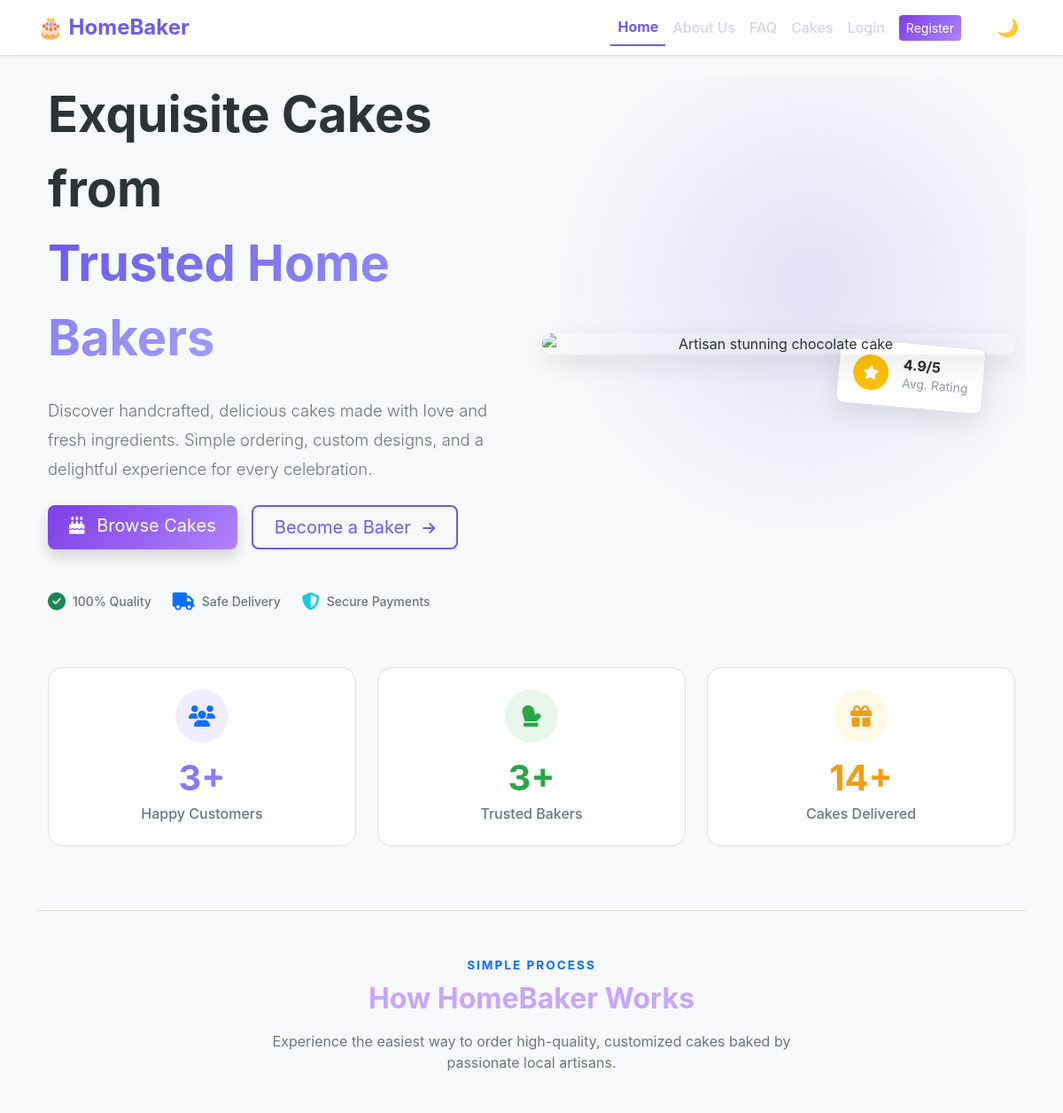
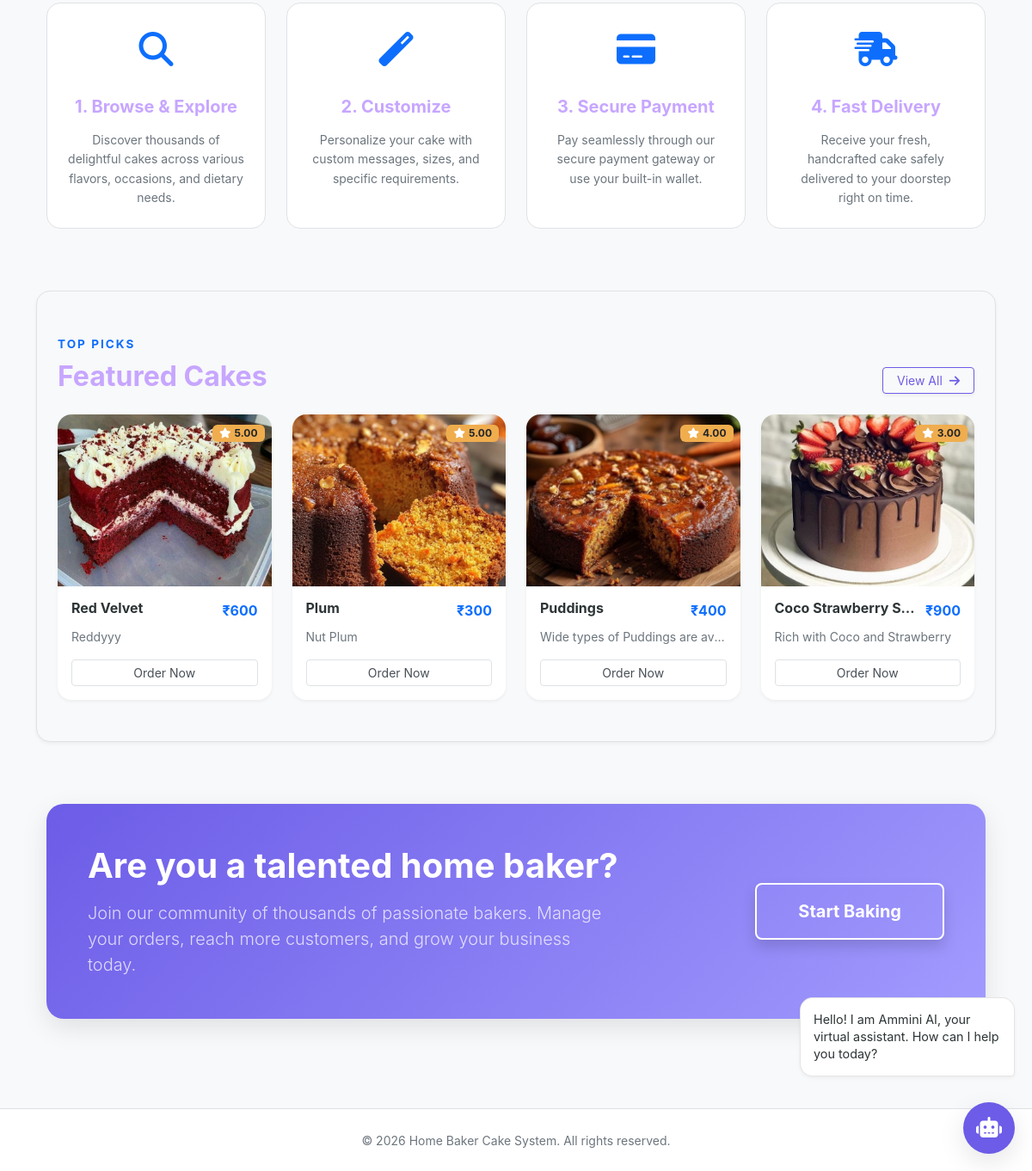
The page / on the database its author committed (2 pictures, top to bottom).
### main/models.py (models this page shows, shortened)
class Cake(models.Model):
    FLAVOR_CHOICES = [
        ('chocolate', 'Chocolate'),
        ('vanilla', 'Vanilla'),
        ('red_velvet', 'Red Velvet'),
        ('strawberry', 'Strawberry'),
        ('butterscotch', 'Butterscotch'),
        ('fruit', 'Fruit'),
        ('black_forest', 'Black Forest'),
        ('pineapple', 'Pineapple'),
        ('mango', 'Mango'),
    ]
    OCCASION_CHOICES = [
        ('birthday', 'Birthday'),
        ('wedding', 'Wedding'),
        ('anniversary', 'Anniversary'),
        ('graduation', 'Graduation'),
        ('custom', 'Custom'),
        ('festival', 'Festival'),
    ]
    name = models.CharField(max_length=200)
    flavor = models.CharField(max_length=50, choices=FLAVOR_CHOICES)
    occasion = models.CharField(max_length=50, choices=OCCASION_CHOICES)
    price = models.DecimalField(max_digits=10, decimal_places=2, validators=[MinValueValidator(0)])
    image = models.ImageField(upload_to='cakes/', blank=True, null=True)
    image_url = models.URLField(blank=True, null=True, help_text="External image URL if not uploading")
    description = models.TextField(blank=True)
    is_available = models.BooleanField(default=True)
    baker = models.ForeignKey(User, on_delete=models.SET_NULL, null=True, blank=True, related_name='cakes', help_text="Baker who created this cake")
    views_count = models.PositiveIntegerField(default=0)
    order_count = models.PositiveIntegerField(default=0)
    average_rating = models.DecimalField(max_digits=3, decimal_places=2, default=0.00)
    total_reviews = models.IntegerField(default=0)
    created_at = models.DateTimeField(auto_now_add=True)
    updated_at = models.DateTimeField(auto_now=True)
    class Meta:
        ordering = ['-created_at']
        verbose_name = "Cake"
        verbose_name_plural = "Cakes"

### main/views_customer.py (the view, shortened to what this page needs)
# urls.py: path('', home, name='home'),
def home(request):
    featured_cakes = Cake.objects.filter(
        is_available=True,
        baker__profile__baker_profile__status='approved'
    ).order_by('-average_rating', '-order_count')[:6]
    trending_cakes = RecommendationEngine.get_trending_cakes(limit=4)
    total_customers = UserProfile.objects.filter(role='customer').count()
    total_bakers = BakerProfile.objects.filter(status='approved').count()
    cakes_delivered = Order.objects.filter(status='delivered').count()
    from .models import WebsiteReview
    website_reviews = WebsiteReview.objects.filter(is_approved=True).order_by('-rating', '-created_at')[:3]
    context = {
        'featured_cakes': featured_cakes,
        'trending_cakes': trending_cakes,
        'total_customers': total_customers,
        'total_bakers': total_bakers,
        'cakes_delivered': cakes_delivered,
        'website_reviews': website_reviews,
    }
    return render(request, 'home.html', context)

### templates/home.html (shortened to what this page needs)
{% extends 'base.html' %}
{% block content %}
<div class="hero-section">
    <div class="hero-bg-blob"></div>
    <div class="container hero-content">
        <div class="row align-items-center">
            <div class="col-lg-6 mb-5 mb-lg-0 pe-lg-5">
                <h1 class="fw-bold display-4 mb-4 lh-base" style="color: var(--text-primary);">
                    Exquisite Cakes from <br>
                    <span class="text-gradient">Trusted Home Bakers</span>
                </h1>
                <p class="lead text-muted mb-4" style="line-height: 1.8; font-size: 1.15rem;">
                    Discover handcrafted, delicious cakes made with love and fresh ingredients. Simple ordering, custom designs, and a delightful experience for every celebration.
                </p>
                <div class="d-flex flex-wrap gap-3">
                    <a href="{% url 'cakes' %}" class="btn btn-primary btn-lg px-4 shadow">
                        <i class="fas fa-birthday-cake me-2"></i> Browse Cakes
                    </a>
                    <a href="{% url 'register' %}" class="btn btn-outline-primary btn-lg px-4 bg-transparent border-2">
                        Become a Baker <i class="fas fa-arrow-right ms-2 fs-6"></i>
                    </a>
                </div>
                <div class="mt-5 d-flex flex-wrap align-items-center gap-4 text-muted small fw-medium">
                    <div class="d-flex align-items-center">
                        <i class="fas fa-check-circle text-success me-2 fs-5"></i> 100% Quality
                    </div>
                    <div class="d-flex align-items-center">
                        <i class="fas fa-truck text-primary me-2 fs-5"></i> Safe Delivery
                    </div>
                    <div class="d-flex align-items-center">
                        <i class="fas fa-shield-alt text-info me-2 fs-5"></i> Secure Payments
                    </div>
                </div>
            </div>
            <div class="col-lg-6 text-center position-relative">
                <div class="position-absolute top-0 end-0 translate-middle-y mt-5 me-5 z-index-2 d-none d-md-block" style="animation: slideUpFadeOutFloat 3s infinite ease-in-out;">
                    <div class="bg-white rounded-3 shadow-lg p-3 d-flex align-items-center border border-light" style="transform: rotate(5deg);">
                        <div class="bg-warning text-white rounded-circle p-2 me-3 d-flex align-items-center justify-content-center" style="width: 40px; height: 40px;">
                            <i class="fas fa-star border-0"></i>
                        </div>
                        <div class="text-start">
                            <div class="fw-bold text-dark mb-0 lh-1">4.9/5</div>
                            <small class="text-muted text-dark opacity-75">Avg. Rating</small>
                        </div>
                    </div>
                </div>
                <img src="https://images.unsplash.com/photo-1578985545062-69928b1d9587?w=1000&auto=format&fit=crop"
                    class="img-fluid rounded-4 shadow-lg"
                    alt="Artisan stunning chocolate cake"
                    style="max-height: 550px; width: 100%; object-fit: cover; display: block; filter: contrast(1.05) brightness(1.02);">
            </div>
        </div>
    </div>
</div>
<div class="container mb-5 pb-4">
    <div class="row g-4 justify-content-center text-center">
        <div class="col-md-4 col-sm-6">
            <div class="stat-card p-4 h-100">
                <div class="stat-icon-wrapper mx-auto text-primary">
                    <i class="fas fa-users"></i>
                </div>
                <h3 class="fw-bold display-6 mb-1 text-gradient">{{ total_customers|default:"1000" }}+</h3>
                <p class="text-muted mb-0 fw-medium">Happy Customers</p>
            </div>
        </div>
        <div class="col-md-4 col-sm-6">
            <div class="stat-card p-4 h-100">
                <div class="stat-icon-wrapper mx-auto text-success" style="background-color: rgba(40,167,69,0.1); color: #28a745;">
                    <i class="fas fa-mitten" style="color: #28a745;"></i>
                </div>
                <h3 class="fw-bold display-6 mb-1" style="color: #28a745;">{{ total_bakers|default:"50" }}+</h3>
                <p class="text-muted mb-0 fw-medium">Trusted Bakers</p>
            </div>
        </div>
        <div class="col-md-4 col-sm-6">
            <div class="stat-card p-4 h-100">
                <div class="stat-icon-wrapper mx-auto text-warning" style="background-color: rgba(255,193,7,0.1); color: #f39c12;">
                    <i class="fas fa-gift" style="color: #f39c12;"></i>
                </div>
                <h3 class="fw-bold display-6 mb-1" style="color: #f39c12;">{{ cakes_delivered|default:"5000" }}+</h3>
                <p class="text-muted mb-0 fw-medium">Cakes Delivered</p>
            </div>
        </div>
    </div>
</div>
<div class="container py-5 my-3 border-top border-opacity-10">
    <div class="text-center mb-5">
        <span class="text-primary fw-bold text-uppercase tracking-wide" style="letter-spacing: 2px; font-size: 0.85rem;">Simple Process</span>
        <h2 class="fw-bold mt-2 mb-3">How HomeBaker Works</h2>
        <p class="text-muted mx-auto" style="max-width: 600px;">Experience the easiest way to order high-quality, customized cakes baked by passionate local artisans.</p>
    </div>
    <div class="row g-4">
        <div class="col-md-3 col-sm-6">
            <div class="feature-card p-4 text-center">
                <div class="mb-4 text-primary" style="font-size: 2.5rem;">
                    <i class="fas fa-search"></i>
                </div>
                <h5 class="fw-bold mb-3">1. Browse &amp; Explore</h5>
                <p class="text-muted mb-0 small" style="line-height: 1.6;">Discover thousands of delightful cakes across various flavors, occasions, and dietary needs.</p>
            </div>
        </div>
        <div class="col-md-3 col-sm-6">
            <div class="feature-card p-4 text-center">
                <div class="mb-4 text-primary" style="font-size: 2.5rem;">
                    <i class="fas fa-magic"></i>
                </div>
                <h5 class="fw-bold mb-3">2. Customize</h5>
                <p class="text-muted mb-0 small" style="line-height: 1.6;">Personalize your cake with custom messages, sizes, and specific requirements.</p>
            </div>
        </div>
        <div class="col-md-3 col-sm-6">
            <div class="feature-card p-4 text-center">
                <div class="mb-4 text-primary" style="font-size: 2.5rem;">
                    <i class="fas fa-credit-card"></i>
                </div>
                <h5 class="fw-bold mb-3">3. Secure Payment</h5>
                <p class="text-muted mb-0 small" style="line-height: 1.6;">Pay seamlessly through our secure payment gateway or use your built-in wallet.</p>
            </div>
        </div>
        <div class="col-md-3 col-sm-6">
            <div class="feature-card p-4 text-center">
                <div class="mb-4 text-primary" style="font-size: 2.5rem;">
                    <i class="fas fa-shipping-fast"></i>
                </div>
                <h5 class="fw-bold mb-3">4. Fast Delivery</h5>
                <p class="text-muted mb-0 small" style="line-height: 1.6;">Receive your fresh, handcrafted cake safely delivered to your doorstep right on time.</p>
            </div>
        </div>
    </div>
</div>
{% if featured_cakes %}
<div class="container py-5 my-4 bg-light rounded-4 px-4 border shadow-sm">
    <div class="d-flex justify-content-between align-items-end mb-4">
        <div>
            <span class="text-primary fw-bold text-uppercase tracking-wide" style="letter-spacing: 2px; font-size: 0.85rem;">Top Picks</span>
            <h2 class="fw-bold mt-2 mb-0">Featured Cakes</h2>
        </div>
        <a href="{% url 'cakes' %}" class="btn d-none d-sm-inline-block btn-sm btn-outline-primary shadow-sm px-3">View All <i class="fas fa-arrow-right ms-1"></i></a>
    </div>
    <div class="row g-4">
        {% for cake in featured_cakes|slice:":4" %}
        <div class="col-lg-3 col-md-6 border-0">
            <div class="cake-card h-100 shadow-sm border-0">
                <div class="position-relative overflow-hidden">
                    {% if cake.image %}
                    <img src="{{ cake.image.url }}" alt="{{ cake.name }}" style="height: 200px; width: 100%; object-fit: cover;" class="img-fluid w-100">
                    {% elif cake.image_url %}
                    <img src="{{ cake.image_url }}" alt="{{ cake.name }}" style="height: 200px; width: 100%; object-fit: cover;" class="img-fluid w-100">
                    {% else %}
                    <div class="bg-secondary text-white d-flex align-items-center justify-content-center w-100" style="height: 200px;">
                        <i class="fas fa-birthday-cake fa-3x opacity-50"></i>
                    </div>
                    {% endif %}
                    <div class="position-absolute top-0 end-0 m-2">
                        <span class="badge bg-warning text-dark shadow-sm px-2 py-1"><i class="fas fa-star me-1 text-white"></i>{{ cake.average_rating|default:"0.0" }}</span>
                    </div>
                </div>
                <div class="p-3">
                    <div class="d-flex justify-content-between align-items-start mb-2">
                        <h6 class="fw-bold mb-0 text-truncate me-2">{{ cake.name }}</h6>
                        <span class="fw-bold text-primary">₹{{ cake.price|floatformat:0 }}</span>
                    </div>
                    <p class="text-muted small mb-3 text-truncate">{{ cake.description|default:"Delicious homemade cake." }}</p>
                    <a href="{% url 'cakes' %}" class="btn btn-sm btn-outline-secondary w-100 border text-decoration-none">Order Now</a>
                </div>
            </div>
        </div>
        {% endfor %}
    </div>
</div>
{% endif %}
<div class="container my-5 py-4">
    <div class="cta-section p-5 shadow-lg text-center text-md-start">
        <div class="row align-items-center">
            <div class="col-md-8 mb-4 mb-md-0">
                <h2 class="fw-bold mb-3 display-6">Are you a talented home baker?</h2>
                <p class="lead mb-0 opacity-75" style="max-width: 600px;">Join our community of thousands of passionate bakers. Manage your orders, reach more customers, and grow your business today.</p>
            </div>
            <div class="col-md-4 text-md-end">
                <a href="{% url 'register' %}" class="btn cta-btn-outline btn-lg px-5 py-3 fw-bold shadow">
                    Start Baking
                </a>
            </div>
        </div>
    </div>
</div>
{% endblock %}

### rows shown on the page
Cake: image (picture), average_rating "5.00", name "Red Velvet", price "600", description "Reddyyy"
Cake: image (picture), average_rating "5.00", name "Plum", price "300", description "Nut Plum"
Cake: image (picture), average_rating "4.00", name "Puddings", price "400", description "Wide types of Puddings are av…"
Cake: image (picture), average_rating "3.00", name "Coco Strawberry S…", price "900", description "Rich with Coco and Strawberry"

### other values the page prints
{{ total_customers|default:"1000" }} "3"
{{ total_bakers|default:"50" }} "3"
{{ cakes_delivered|default:"5000" }} "14"
